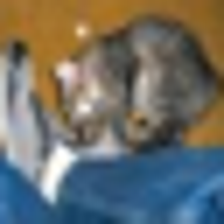
#> input picture imgs/testing_set_plain/00000000_3.png, 224 x 224 px; its folder holds only this picture in this run
$ python encrypted_dataset_generation.py
#> lines starting #> are read from the running program, lines starting #| are printed output that depends on the picture
#> (reads key_dicts/key-16-random.npy from the repository)
### image_encryption.py
import cv2
import numpy as np


def loading_img_cv2format(img_path):
#> called with img_path = './imgs/testing_set_plain/00000000_3.png'
    img = cv2.imread(img_path)
#> img is the input picture: shape (224, 224, 3); mean B, G, R 104.4, 110.8, 110
    if img.shape[0] != 224:
        raise ValueError('Please check the input image size '
                         'whether or not the size is standard input size of vit')

    rgb_img = cv2.cvtColor(img, cv2.COLOR_BGR2RGB)
    rgb_img = rgb_img.transpose(2, 0, 1)

    return rgb_img


def block_division(img, block_size):
#> called with img = array of shape (3, 224, 224), block_size = 16
    channels, height, width = img.shape
#> channels = 3; height = 224; width = 224
    if height != width:
        raise ValueError('Image must be square')

    block_num = height // block_size
#> block_num = 14

    # (3, 224, 224) -> (14, 14, 3, 16, 16)
    block_group = img.reshape(channels, block_num, block_size, block_num, block_size)
    block_group = block_group.transpose(1, 3, 0, 2, 4)
    return block_group


def block_pos_shuffling(block_group, shuffling_order):
    # (14, 14, 3, 16, 16)
    b_idx_h, b_idx_w, channels, b_height, b_width = block_group.shape
#> b_idx_h = 14; b_idx_w = 14; channels = 3; b_height = 16; b_width = 16

    block_group = block_group.reshape(-1, channels, b_height, b_width)
    pos_shuffled_block_group = block_group[shuffling_order, ...]
    pos_shuffled_block_group = pos_shuffled_block_group.reshape(b_idx_h, b_idx_w,
                                                                channels, b_height, b_width)

    return pos_shuffled_block_group


def block_pix_shuffling(block_group, shuffling_order):
    # # (14, 14, 3, 16, 16)
    b_idx_h, b_idx_w, channels, b_height, b_width = block_group.shape
#> b_idx_h = 14; b_idx_w = 14; channels = 3; b_height = 16; b_width = 16

    block_group = block_group.reshape(b_idx_h, b_idx_w, -1)
    pix_shuffled_block_group = block_group[..., shuffling_order]
    pix_shuffled_block_group = pix_shuffled_block_group.reshape(b_idx_h, b_idx_w,
                                                                channels, b_height, b_width)
    return pix_shuffled_block_group


def block_integration(block_group):
    # (14, 14, 3, 16, 16) -> (3, 14, 16, 14, 16) -> (3, 224, 224)
    b_idx_h, b_idx_w, channels, b_height, b_width = block_group.shape
#> b_idx_h = 14

    block_group = block_group.transpose(2, 0, 3, 1, 4)
    block_group = block_group.reshape(-1, b_idx_h * b_height, b_idx_w * b_width)

    return block_group


# [21 lines left out: function main, not called in this run]

    # cv2.imwrite("sample_encrypted.png", encrypted_img)


# [2 lines that do not run on import are left out]

### encrypted_dataset_generation.py
from image_encryption import *
import tqdm
import os


def main():
    block_size = 16
    key_dict = np.load(f"key_dicts/key-{block_size}-random.npy", allow_pickle=True).item()
    dataset_root = "./imgs/testing_set_plain"
    saving_root = "./imgs/testing_set_encrypted"

    if os.path.exists(saving_root) is False:
        os.makedirs(saving_root)

    img_name_list = os.listdir(dataset_root)

    # encryption
    for i in tqdm.tqdm(range(len(img_name_list))):
        img_path = os.path.join(dataset_root, img_name_list[i])
        destination_path = os.path.join(saving_root, img_name_list[i])

        img = loading_img_cv2format(img_path)
        block_group = block_division(img, block_size)
        pos_shuffled_block_group = block_pos_shuffling(block_group, key_dict['pos_key'])
        mix_shuffled_block_group = block_pix_shuffling(pos_shuffled_block_group, key_dict['pe_key'])
        encrypted_img = block_integration(mix_shuffled_block_group)

        # save the encrypted img
        encrypted_img = encrypted_img.transpose(1, 2, 0)
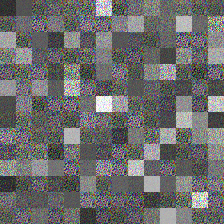
#> encrypted_img: shape (224, 224, 3); mean of channels 0, 1, 2 108.2, 108.5, 108.5; drawn as B, G, R
        encrypted_img = cv2.cvtColor(encrypted_img, cv2.COLOR_RGB2BGR)
        cv2.imwrite(destination_path, encrypted_img)


if __name__ == '__main__':
    main()
